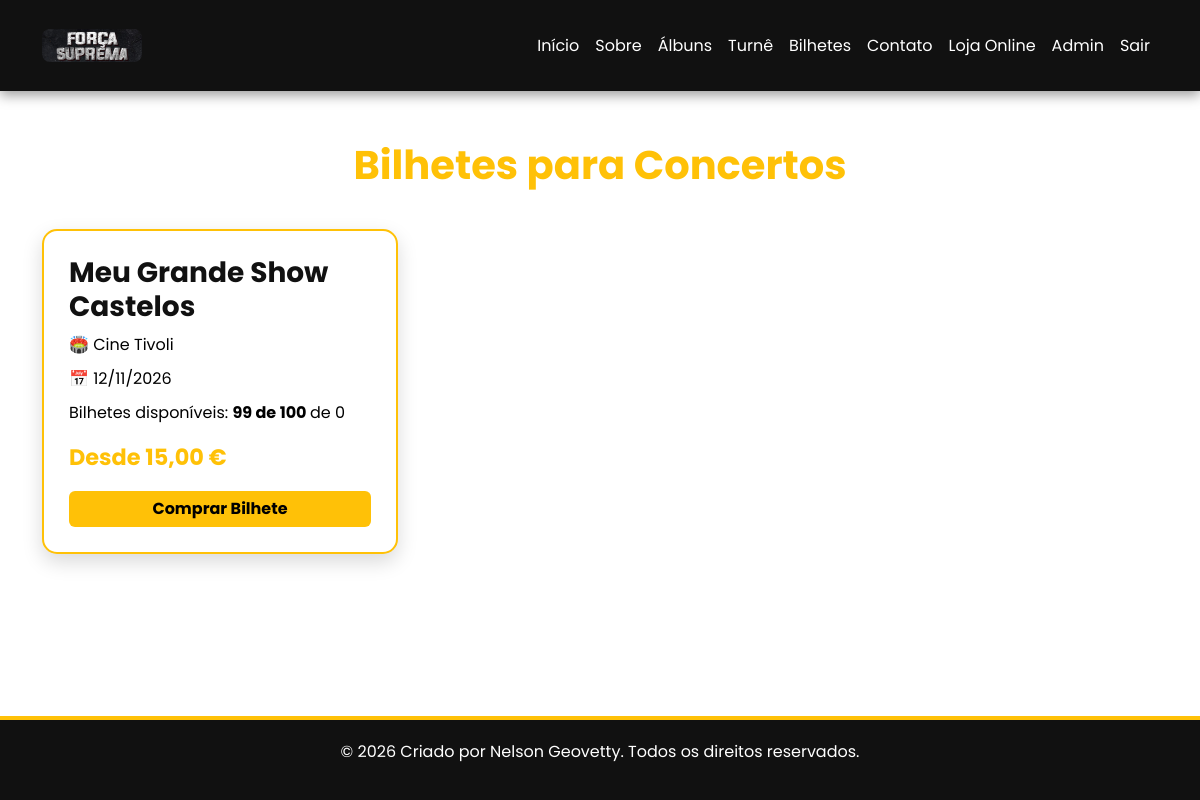
The page /site/eventos/tickets.php on the database its author committed.
### tables this page shows
CREATE TABLE `events` (
  `id` int(11) NOT NULL,
  `title` varchar(150) NOT NULL,
  `description` text DEFAULT NULL,
  `city` varchar(100) NOT NULL,
  `venue` varchar(150) NOT NULL,
  `event_date` date NOT NULL,
  `price` decimal(10,2) NOT NULL,
  `image` varchar(255) DEFAULT NULL,
  `created_at` timestamp NOT NULL DEFAULT current_timestamp()
);

### site/eventos/tickets.php (the view, shortened to what this page needs)
<?php
require_once __DIR__ . '/../../conexao/db.php';
$sql = "
    SELECT
        e.id AS event_id,
        e.title AS event_name,
        e.city AS city,
        e.venue AS venue,
        e.event_date AS event_date,
        e.price AS price,
        COUNT(t.id) AS total_tickets,
        SUM(CASE WHEN t.status = 'Vendido' THEN 1 ELSE 0 END) AS tickets_sold,
        SUM(CASE WHEN t.status = 'Disponível' THEN 1 ELSE 0 END) AS tickets_available
    FROM events e
    LEFT JOIN tickets t ON e.id = t.event_id
    WHERE e.event_date >= CURDATE()
    GROUP BY e.id
    HAVING tickets_available > 0
    ORDER BY e.event_date ASC
";
$events = $pdo->query($sql)->fetchAll(PDO::FETCH_ASSOC);
$precos = $pdo->query("
    SELECT id AS event_id, price AS min_price
    FROM events
")->fetchAll(PDO::FETCH_KEY_PAIR);
?>
<!DOCTYPE html>
<html lang="pt">
<head>
    <link
        rel="stylesheet"
        href="https://cdn.jsdelivr.net/npm/bootstrap@5.3.0/dist/css/bootstrap.min.css"
    >
    <link rel="stylesheet" href="../css/style.css">
</head>
<body class="pg-tickets">
<header class="py-3">
    <div class="container">
        <nav class="navbar navbar-expand-lg navbar-dark">
            <a class="navbar-brand" href="../index2.php">
                <img
                    src="../img/logo.jpg"
                    alt="Logo"
                >
            </a>
            <div
                class="collapse navbar-collapse"
                id="menu"
            >
                <ul class="navbar-nav ms-auto text-end">
                    <li class="nav-item">
                        <a href="../index2.php" class="nav-link">
                            Início
                        </a>
                    </li>
                    <li class="nav-item">
                        <a href="../sobre.php" class="nav-link">
                            Sobre
                        </a>
                    </li>
                    <li class="nav-item">
                        <a href="../galeria/albuns.php" class="nav-link">
                            Álbuns
                        </a>
                    </li>
                    <li class="nav-item">
                        <a href="tour.php" class="nav-link">
                            Turnê
                        </a>
                    </li>
                    <li class="nav-item">
                        <a href="tickets.php" class="nav-link">
                            Bilhetes
                        </a>
                    </li>
                    <li class="nav-item">
                        <a href="../contactos/contactos.php" class="nav-link">
                            Contato
                        </a>
                    </li>
                    <li class="nav-item">
                        <a href="../loja/loja_online.php" class="nav-link">
                            Loja Online
                        </a>
                    </li>
                    <li class="nav-item">
                        <a href="../admin/login_admin.php" class="nav-link">
                            Admin
                        </a>
                    </li>
                    <li class="nav-item">
                        <a href="../conta/sair.php" class="nav-link">
                            Sair
                        </a>
                    </li>
                </ul>
            </div>
        </nav>
    </div>
</header>
<main>
    <div class="container">
        <h1 class="titulo">
            Bilhetes para Concertos
        </h1>
        <div class="row g-4">
            <?php foreach ($events as $event): ?>
                <div class="col-md-4">
                    <div class="ticket-card">
                        <h3>
                            <?= htmlspecialchars(
                                $event['event_name'] ?? 'Evento'
                            ) ?>
                        </h3>
                        <div class="info">
                            🏟️
                            <?= htmlspecialchars(
                                $event['venue'] ?? 'Local não definido'
                            ) ?>
                        </div>
                        <div class="info">
                            📅
                            <?php
if (!empty($event['event_date'])) {
    echo date("d/m/Y", strtotime($event['event_date']));
} else {
    echo "Data não definida";
}
?>
                        </div>
                        <p>
                            Bilhetes disponíveis:
                            <strong>
                                <?= (int) ($event['tickets_available'] ?? 0) ?> de <?= (int) ($event['total_tickets'] ?? 0) ?>
                            </strong>
                            de
                            <?= (int) (
                                $event['capacity'] ?? 0
                            ) ?>
                        </p>
                        <p class="preco">
                            Desde
                            <?= number_format(
                                (float) (
                                    $precos[$event['event_id']] ?? 0
                                ),
                                2,
                                ",",
                                "."
                            ) ?>
                            €
                        </p>
                            <?php if (($event['tickets_available'] ?? 0) > 0): ?>
                            <a
                                href="comprar_ticket.php?event_id=<?= (int) $event['event_id'] ?>"
                                class="btn btn-ticket w-100"
                            >
                                Comprar Bilhete
                            </a>
                        <?php endif; ?>
                    </div>
                </div>
            <?php endforeach; ?>
        </div>
    </div>
</main>
<footer>
    <p>
        &copy; 2026 Criado por Nelson Geovetty.
        Todos os direitos reservados.
    </p>
</footer>
</body>
</html>

### site/css/style.css (style rules this page uses)
body.pg-tickets { font-family: 'Poppins', sans-serif; background: #fff; color: #000; display: flex; flex-direction: column; min-height: 100vh; }
.pg-tickets main { flex: 1; }
.pg-tickets header { background: #111; box-shadow: 0 4px 12px rgba(0, 0, 0, .4); }
.pg-tickets header img { width: 100px; border-radius: 8px; }
.pg-tickets .nav-link { color: #fff !important; }
.pg-tickets .titulo { text-align: center; margin: 50px 0 40px; color: #ffc107; font-weight: 700; }
.pg-tickets .ticket-card { background: #fff; border: 2px solid #ffc107; border-radius: 15px; padding: 25px; height: 100%; box-shadow: 0 8px 20px rgba(0, 0, 0, .15); transition: .3s; }
.pg-tickets .ticket-card h3 { color: #111; font-weight: 700; }
.pg-tickets .info { margin: 10px 0; }
.pg-tickets .preco { font-size: 1.4rem; font-weight: 700; color: #ffc107; }
.pg-tickets .btn-ticket { background: #ffc107; color: #000; font-weight: 700; border: none; }
.pg-tickets footer { background: #111; color: #fff; border-top: 4px solid #ffc107; text-align: center; padding: 20px; }

### rows shown on the page
events: title "Meu Grande Show Castelos", venue "Cine Tivoli", event_date "12/11/2026", tickets_available "99", total_tickets "100", capacity "0", id "15,00"
